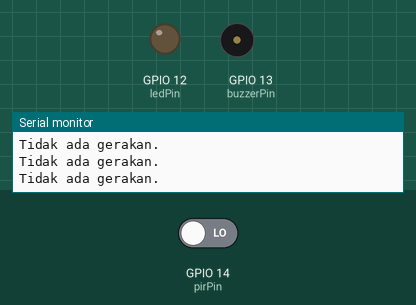
Bench run of a sketch on a simulated ESP32. Parts: output pins drawn as LEDs (lit = HIGH), buzzer (waves = sounding, pin HIGH), the last lines printed to the serial monitor. Dashed ring = blinking. Inputs (shaded band) come from the test bench; at power-on: GPIO 14 (pirPin) LOW. WiFi joins after 1.5 s; servers stay silent unless stated; web services answer with replies made up by the test bench.

Above: at 3.2 s.
3.3 s: GPIO 14 (pirPin) driven HIGH
At 3.7 s:
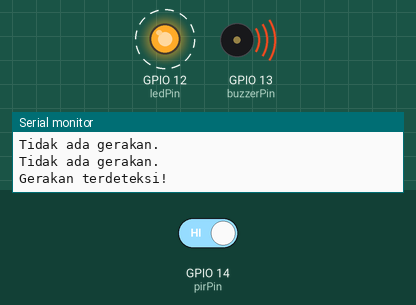
6.3 s: GPIO 14 (pirPin) driven LOW
At 6.3 s:
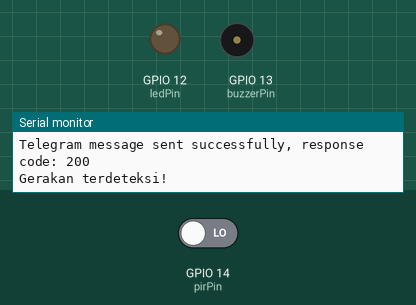
Timing chart, 0 to 9.3 s (numbered marks = the images above; inputs shaded):
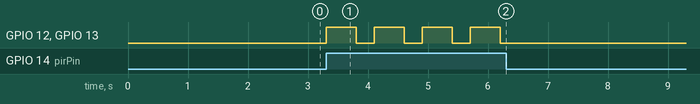

The sketch:

PIR_MOTION_SENSOR.ino
```cpp
#include <WiFi.h>
#include <HTTPClient.h>

const char* ssid = "?";
const char* password = "1sampai8";

const char* botToken = "6381821744:AAFTfBD68UJbQk-EFP0u5KXK2mZxraucjtk";
const char* chatId = "1613025158";

const int pirPin = 14;
const int ledPin = 12;
const int buzzerPin = 13;

void sendTelegramMessage(String message) {
  if(WiFi.status() == WL_CONNECTED) {
    HTTPClient http;
    String url = "https://api.telegram.org/bot" + String(botToken) + "/sendMessage?chat_id=" + String(chatId) + "&text=" + message;
    http.begin(url);
    int httpResponseCode = http.GET();
    if(httpResponseCode > 0) {
      Serial.printf("Telegram message sent successfully, response code: %d\n", httpResponseCode);
    } else {
      Serial.printf("Error sending message: %s\n", http.errorToString(httpResponseCode).c_str());
    }
    http.end();
  } else {
    Serial.println("WiFi not connected");
  }
}

void setup() {
  Serial.begin(115200);
  pinMode(pirPin, INPUT_PULLDOWN);
  pinMode(ledPin, OUTPUT);
  pinMode(buzzerPin, OUTPUT);
  digitalWrite(ledPin, LOW);
  digitalWrite(buzzerPin, LOW);

  WiFi.begin(ssid, password);
  Serial.print("Connecting to WiFi..");
  while (WiFi.status() != WL_CONNECTED) {
    delay(1000);
    Serial.print(".");
  }
  Serial.println("\nConnected to WiFi!");
}

void loop() {
  int pirState = digitalRead(pirPin);

  if (pirState == HIGH) {
    digitalWrite(ledPin, HIGH);
    digitalWrite(buzzerPin, HIGH);
    Serial.println("Gerakan terdeteksi!");
    delay(500);
    digitalWrite(ledPin, LOW);
    digitalWrite(buzzerPin, LOW);
    sendTelegramMessage("Gerakan terdeteksi!");
  } else {
    digitalWrite(ledPin, LOW);
    digitalWrite(buzzerPin, LOW);
    Serial.println("Tidak ada gerakan.");
  }

  delay(100);
}


// OUT (PIR) dihubungkan ke GPIO 14
// VCC (PIR) dihubungkan ke 3.3V
// GND (PIR) dihubungkan ke GND
// Anoda (LED) dihubungkan ke GPIO 12 (melalui resistor 220Ω)
// Katoda (LED) dihubungkan ke GND
// Positif (BUZZER) dihubungkan ke GPIO 13
// Negatif (BUZZER) dihubungkan ke GND
```

Measured:
- after the input at 3.3 s, GPIO 12 (ledPin), GPIO 13 (buzzerPin): alternates HIGH for 0.50 s and LOW for 0.30 s, starting at once
- after the input at 6.3 s, GPIO 12 (ledPin), GPIO 13 (buzzerPin): stops changing and stays LOW
